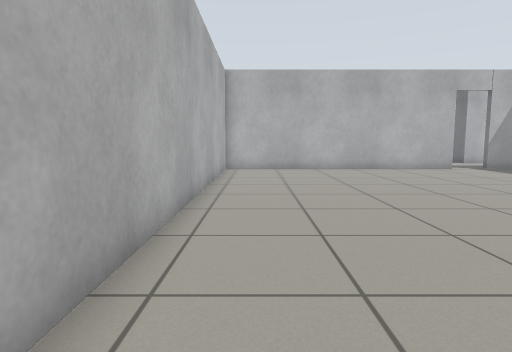
view 1 (above)

18 first-person views from a walk through a robot-simulator world made for Gazebo. The camera is 0.72 m above the floor, tilts 6° down and sees 75° across. The floor is counted in squares, 0.5 m on a side. Each view is taken from the middle of a square. On the plan, view 1 faces up. The plan holds only what a view shows up to about 15 squares ahead; the rest is blank. The place goes on beyond the plan.

view 2
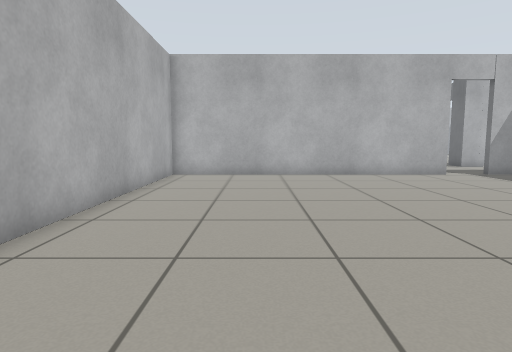

view 3
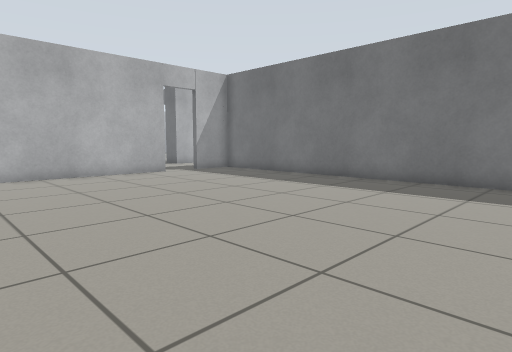

view 4
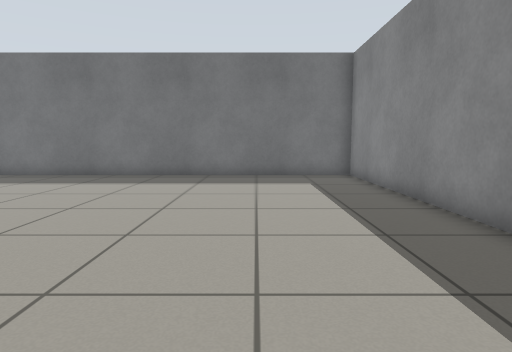

view 5
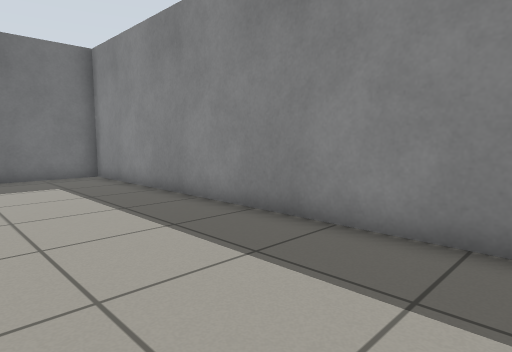

view 6
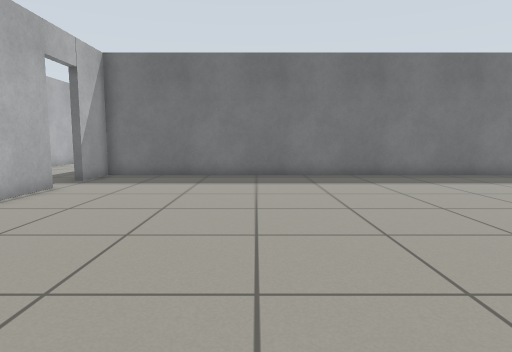

view 7
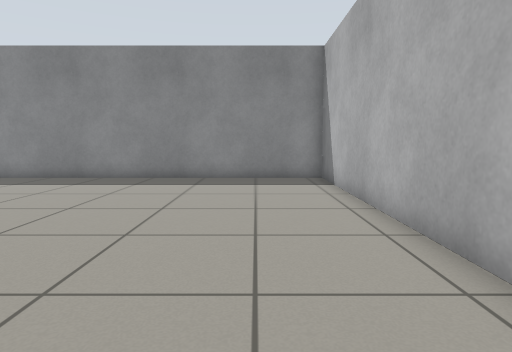

view 8
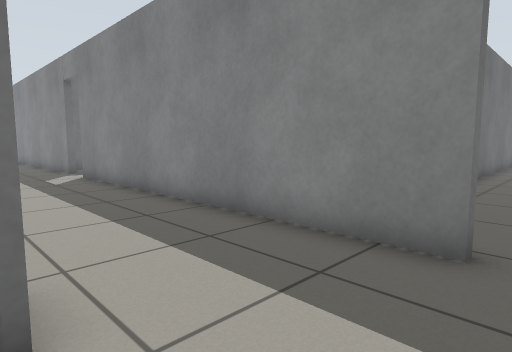

view 9
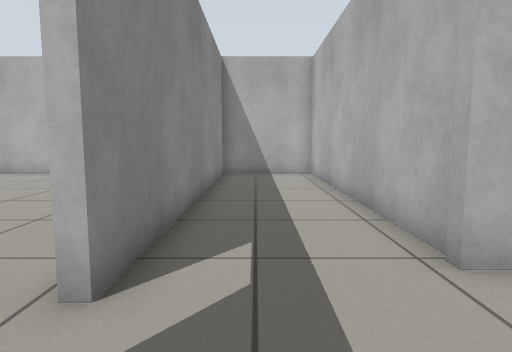

view 10
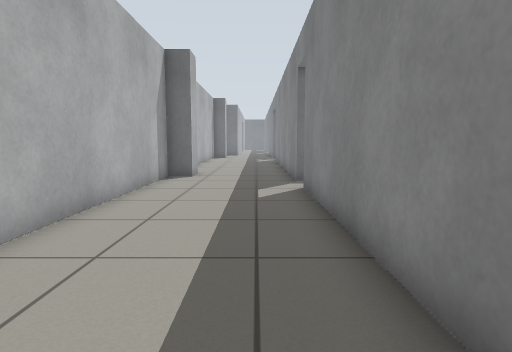

view 11
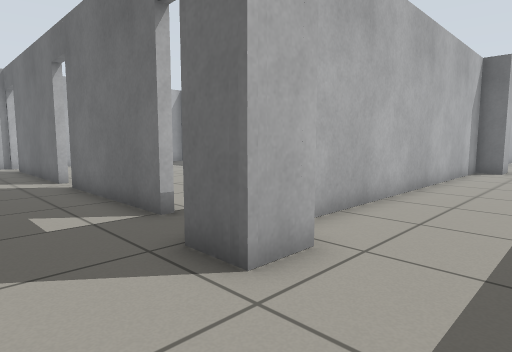

view 12
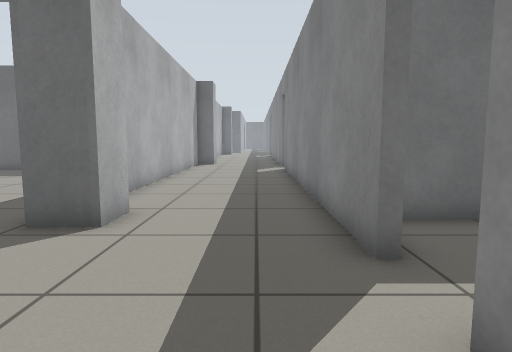

view 13
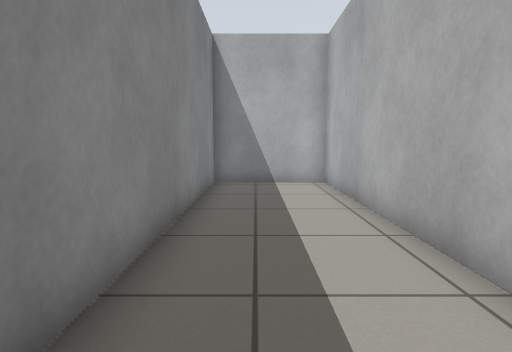

view 14
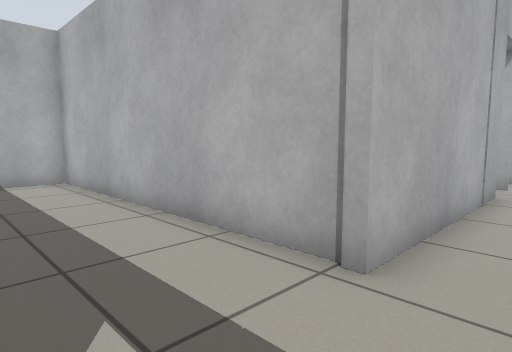

view 15
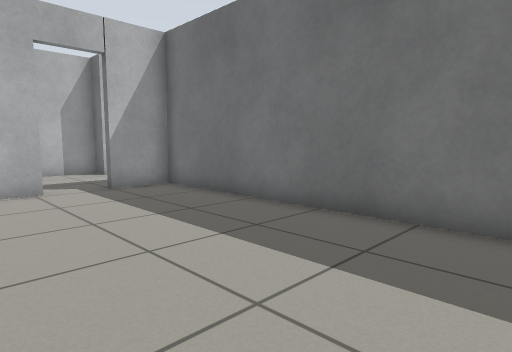

view 16
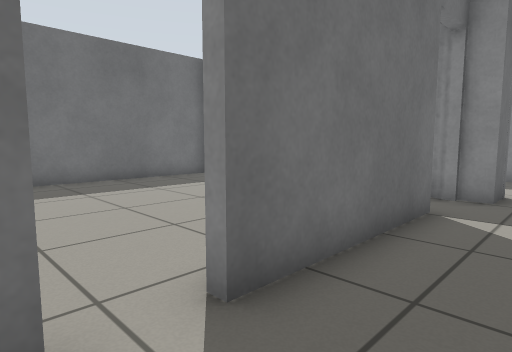

view 17
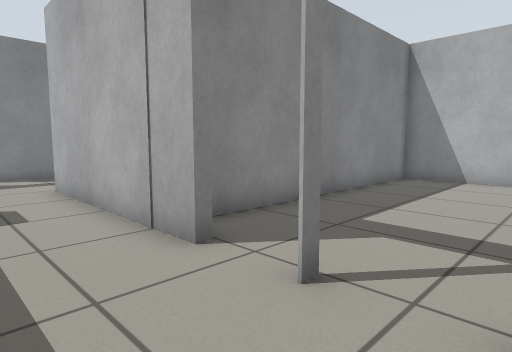

view 18
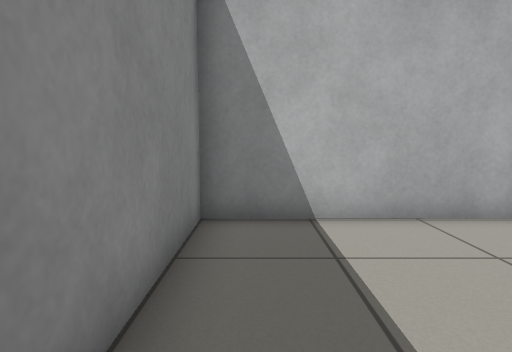

### Floor plan
Points are (right, up) in squares from view 1. A wall is a line through its corners. A room is listed if a view was taken in it or the views show most of it. See-through windows are left out.
Room 1 (views 1, 2, 3, 4, 5, 6, 7)
walls: (10.2, 17.2) (-1.6, 17.2) (-1.6, -1) (14, -1) (14, 17.2) (12, 17.2)
ways out: open door at (11.5, 17) to room 2
Room 2 (views 8, 9, 10, 11, 12, 13, 14, 16, 17)
walls: (14.8, 21.6) (13.5, 21.6) (13.5, 22.9); (14.2, 24.8) (14.2, 30.2); (12, 17.5) (25.2, 17.5); (9.4, 28.2) (9.4, 21.4) (-1.6, 21.4) (-1.6, 17.5) (10.2, 17.5); (14.2, 31.6) (14.2, 32.6); (27, 17.5) (29.5, 17.5); (29.5, 21.4) (28.4, 21.4) (28.4, 22.6) (16.1, 22.6)
ways out: open door at (11.5, 17) to room 1; open door at (26.5, 17) to room 3; open door at (9, 30) to room 4; open door at (14, 23.5); open door at (14, 31)
Room 3 (view 15)
walls: (29, 7.6) (29, 17.2) (27, 17.2); (25.2, 17.2) (24.2, 17.2)
ways out: open door at (26.5, 17) to room 2
Room 4 (view 18)
walls: (-1.1, 32.6) (-1.1, 27) (8.2, 27)
ways out: open door at (9, 30) to room 2

Positions as (right, up) in squares from view 1, and headings:
1: (0, 0), facing up
2: (2, 3), facing up
3: (2, 3), facing up-right
4: (0, 3), facing right
5: (0, 4), facing down-right
6: (0, 11), facing right
7: (1, 12), facing down
8: (11, 22), facing down-right
9: (13, 19), facing left
10: (15, 19), facing right
11: (11, 19), facing up-right
12: (8, 19), facing right
13: (10, 19), facing left
14: (11, 18), facing up-left
15: (23, 7), facing up-right
16: (12, 32), facing down-right
17: (12, 32), facing down-left
18: (5, 28), facing left
